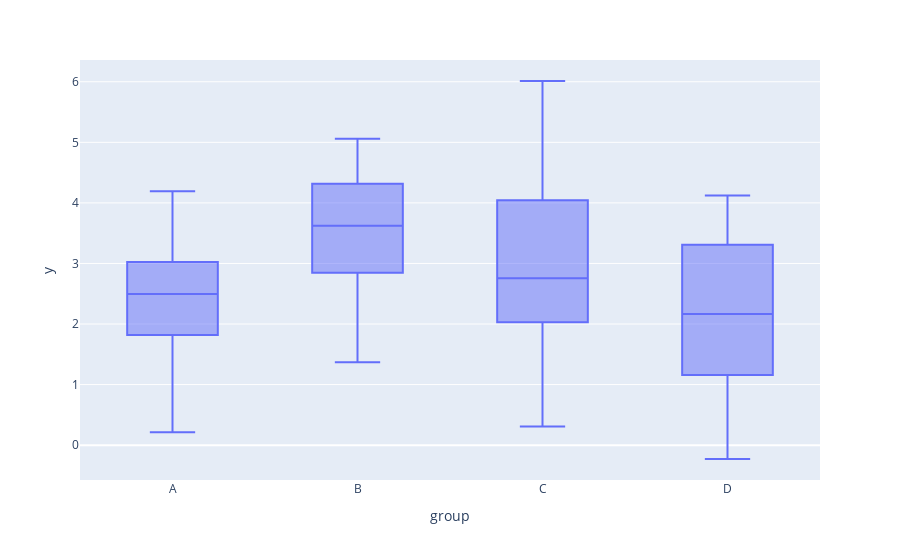

The code cell stored with this chart in its notebook:
### Markdown cell above
# Plots
## Boxplots

### Code cell
# boxplots of y by group
plotly.offline.iplot(
    plotly.express.box(data1, x = "group", y = "y")
)

### Figure 1 — Plotly figure (JSON) as saved in the notebook; plotly's stock layout.template omitted (floating-point values rounded to 4 significant figures)
{"data": [{"alignmentgroup": "True", "hoverlabel": {"namelength": 0}, "hovertemplate": "group=%{x}<br>y=%{y}", "legendgroup": "", "marker": {"color": "#636efa"}, "name": "", "notched": false, "offsetgroup": "", "orientation": "v", "showlegend": false, "type": "box", "x": ["A", "A", "A", "A", "A", "A", "A", "A", "A", "A", "A", "A", "A", "A", "A", "A", "A", "A", "A", "A", "A", "A", "A", "A", "A", "B", "B", "B", "B", "B", "B", "B", "B", "B", "B", "B", "B", "B", "B", "B", "B", "B", "B", "B", "B", "B", "B", "B", "B", "B", "C", "C", "C", "C", "C", "C", "C", "C", "C", "C", "C", "C", "C", "C", "C", "C", "C", "C", "C", "C", "C", "C", "C", "C", "C", "D", "D", "D", "D", "D", "D", "D", "D", "D", "D", "D", "D", "D", "D", "D", "D", "D", "D", "D", "D", "D", "D", "D", "D", "D"], "x0": " ", "xaxis": "x", "y": [2.294, 1.357, 3.799, 2.559, 3.057, 4.191, 0.2112, 4.189, 3.297, 2.071, 1.327, 2.938, 1.999, 2.972, 3.011, 2.495, 1.989, 2.916, 1.295, 1.557, 2.606, 2.24, 0.8978, 1.909, 3.108, 5.057, 3.807, 1.851, 3.324, 4.761, 4.395, 3.238, 5.051, 4.96, 4.166, 1.495, 2.315, 3.133, 4.338, 3.353, 3.624, 4.308, 3.812, 3.047, 1.985, 2.884, 1.371, 3.98, 2.73, 3.81, 3.879, 2.754, 1.533, 2.567, 2.342, 1.829, 2.117, 2.367, 2.552, 0.3081, 4.104, 3.688, 1.167, 3.341, 4.094, 6.013, 3.884, 4.042, 4.053, 1.588, 4.276, 3.312, 2.096, 1.297, 4.704, 3.135, 2.164, 3.5, 1.117, 3.96, 3.484, 4.002, 1.473, 1.586, 2.392, 4.122, 0.07908, 1.123, -0.02285, -0.2287, 3.252, 1.171, 3.87, 2.833, 2.433, 2.403, 1.942, 1.012, 1.428, 1.663], "y0": " ", "yaxis": "y"}], "layout": {"boxmode": "group", "legend": {"tracegroupgap": 0}, "margin": {"t": 60}, "xaxis": {"anchor": "y", "domain": [0, 1], "title": {"text": "group"}}, "yaxis": {"anchor": "x", "domain": [0, 1], "title": {"text": "y"}}}}
